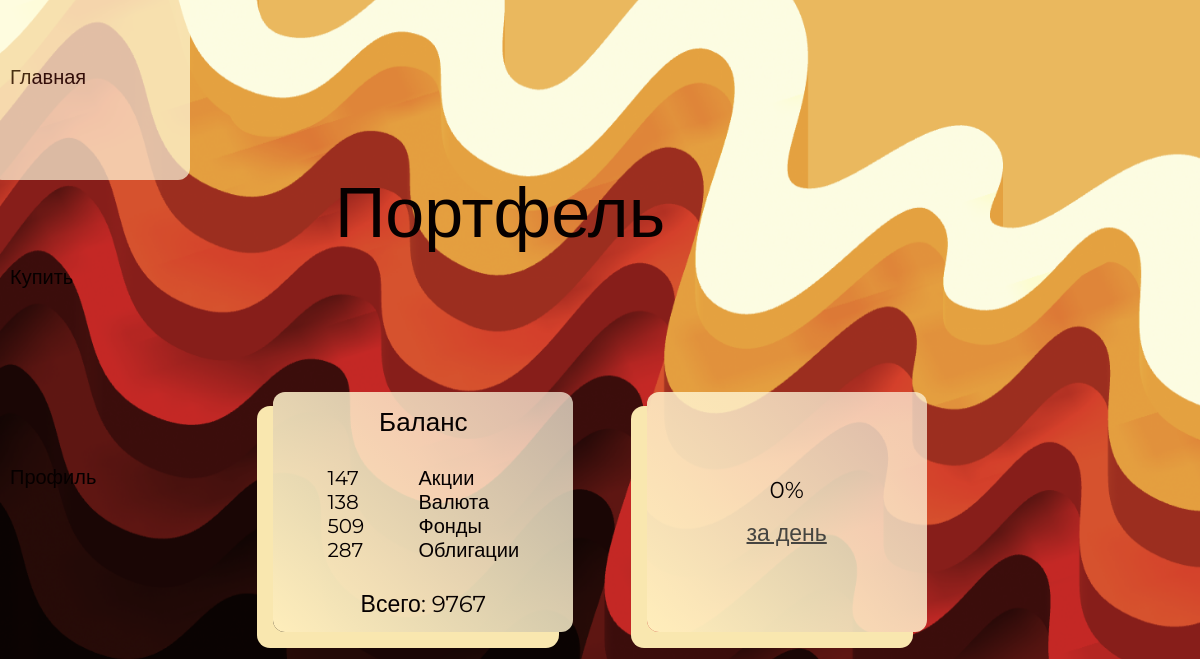
The page / (signed in) on the database as committed earlier.
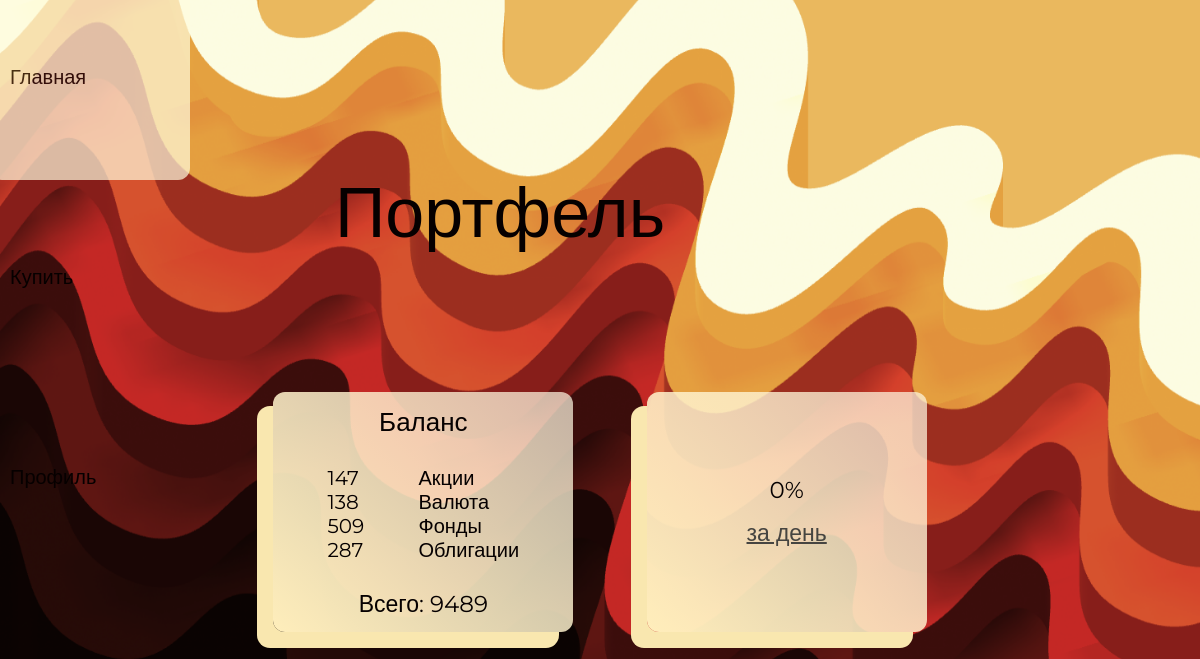
The same page on the database as committed later.
### tables this page shows
CREATE TABLE fin (token, balance, shares);

### main.py (the view)
@app.route('/', methods=['GET', 'POST'])
def index():
    if request.cookies:
        if 'token' in request.cookies:
            ic1 = 147
            ic2 = 138
            ic3 = 509
            ic4 = 287
            connection = sqlite3.connect('regist_db.db')
            cursor = connection.cursor()
            cursor.execute('select balance from fin where token=' + request.cookies['token'])
            income = cursor.fetchall()[0][0]
            connection.commit()
            cursor.close()
            connection.close()
            return render_template('/home.html', ic1=ic1, ic2=ic2, ic3=ic3, ic4=ic4, income=income, accounts=accounts)
        else:
            return redirect('/login', 302)
    else:
            return redirect('/login', 302)

### templates/home.html (shortened to what this page needs)
<!DOCTYPE html>
<html lang="en" dir="ltr">
<head>
  <link rel="stylesheet" href="/static/styles/home.css">
  <link rel="stylesheet" href="/static/styles/menu.css">
  <link rel="stylesheet" href="https://unicons.iconscout.com/release/v2.1.5/css/unicons.css">
</head>
<body>
  <div class="menu">
    <a href="/">
      <div class="menu_index">
        <span class="menu_index_text">Главная</span>
      </div>
    </a>
    <a href="/buy">
      <div class="menu_buy">
        <span class="menu_buy_text">Купить</span>
      </div>
    </a>
    <a href="/profile">
      <div class="menu_profile">
        <span class="menu_profile_text">Профиль</span>
      </div>
    </a>
  </div>
  <div class="container">
    <div class="header">
      Портфель
    </div>
    <div class="container-incomes">
      <div class="balance">
        <div class="headbalance">
          Баланс
        </div>
        <div class="incomes">
          <div class="income-num">
            <div class="income-1 i-m">{{ic1}}</div>
            <div class="income-2 i-m">{{ic2}}</div>
            <div class="income-3 i-m">{{ic3}}</div>
            <div class="income-4 i-m">{{ic4}}</div>
          </div>
          <div class="income-name">
            <div class="income-name-1 i-n">Акции</div>
            <div class="income-name-2 i-n">Валюта</div>
            <div class="income-name-3 i-n">Фонды</div>
            <div class="income-name-4 i-n">Облигации</div>
          </div>
        </div>
        <div class="footbalance">
          Всего: {{income}}
        </div>
      </div>
      <div class="perinc">
        <div class="perinc-content">
          <div class="perinc-per">
            0%
          </div>
          <div class="perchange-btn">за день</div>
        </div>
      </div>
    </div>
  </div>
</body>
</html>

### static/styles/home.css (style rules this page uses)
* { margin: 0; padding: 0; }
body { display: flex; justify-content: center; align-items: center; width: 100vw; height: 100vh; background-size: cover; background-image: url("/static/bginc1.png"); background-repeat: no-repeat; }
.container { display: flex; flex-wrap: wrap; align-content: space-around; width: 800px; height: 600px; }
.header { display: flex; justify-content: space-around; width: 50vw; font-family: 'Montserrat', sans-serif; font-size: 70px; color: #060000; }
.container-incomes { display: flex; justify-content: space-evenly; flex-wrap: wrap; width: 800px; }
.incomes { display: flex; flex-wrap: wrap; justify-content: space-evenly; width: 300px; }
.i-m { font-size: 20px; }
.i-n { font-size: 20px; }
.balance { display: flex; flex-wrap: wrap; justify-content: center; align-items: center; border-radius: 12px; color: #060000; background: linear-gradient(45deg, rgb(255, 238, 187), rgb(255, 248, 228, 0.7)); width: 300px; height: 240px; font-size: 20px; box-shadow: -15px 15px 0px 1px rgba(249, 231, 175, 1); transition: 0.5s; }
.headbalance { font-size: 26px; }
.footbalance { font-size: 23px; }
.perinc { display: flex; justify-content: center; align-items: center; border-radius: 12px; color: #060000; background: linear-gradient(45deg, rgb(255, 238, 187), rgb(255, 248, 228, 0.7)); width: 280px; height: 240px; font-size: 23px; box-shadow: -15px 15px 0px 1px rgba(249, 231, 175, 1); transition: 0.5s; }
.perinc-content { display: flex; flex-wrap: wrap; justify-content: center; align-content: space-evenly; width: 100px; height: 100px; }
.perchange-btn { user-select: none; cursor: pointer; background: none; border: none; text-decoration: underline 2px; color: #464541; transition: 0.5s; font-size: 23px; }

### static/styles/menu.css (style rules this page uses)
* { margin: 0; padding: 0; }
a { color: #060000; height: 200px; width: 200px; text-decoration: none; }
body { font-family: 'Montserrat', sans-serif; background-color: #ffba43; color: #060000; overflow-x: hidden; }
.menu { z-index: 1; height: 600px; width: 200px; position: fixed; top: -20px; left: -120px; background: none; border-radius: 12px; font-size: 19px; transition: 1s; }
.menu_index { height: 200px; width: 200px; border-radius: 12px; transition: 1s; }
.menu_index_text { position: absolute; top: 85px; left: 20px; font-size: 20px; }
.menu_buy { height: 200px; width: 200px; position: absolute; top: 200px; transition: 1s; border-radius: 12px; }
.menu_buy_text { position: absolute; top: 85px; left: 20px; font-size: 20px; }
.menu_profile { height: 200px; width: 200px; position: absolute; top: 400px; transition: 1s; border-radius: 12px; }
.menu_profile_text { position: absolute; top: 85px; left: 20px; font-size: 20px; }

Rows that differ between the two databases and show on the page:
changed fin: balance "9767" → "9489"
